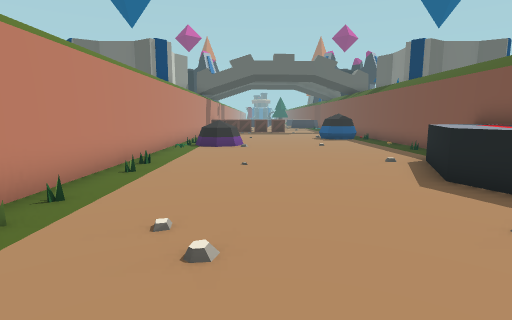
[1] (above)

18 first-person views from a walk through a scene from a Unity 3-D project. The camera is 1.2 m above the floor, tilts 8° down and sees 80° across. The floor is counted in squares, 1 m on a side. Each view is taken from the middle of a square. On the plan, view 1 faces up. The plan holds only what a view shows up to about 13 squares ahead; the rest is blank. The place goes on beyond the plan. The player is left out. Some surface patterns are stand-ins.

[2]
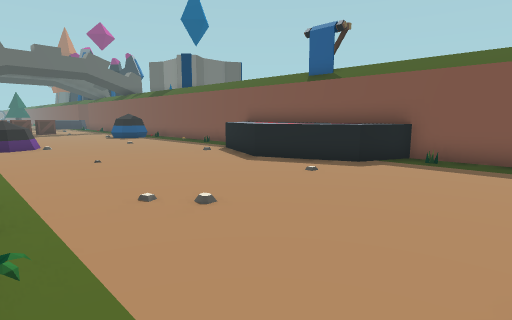

[3]
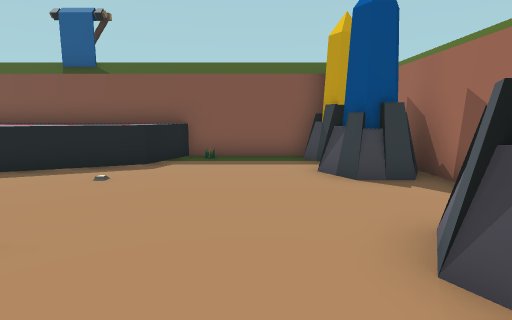

[4]
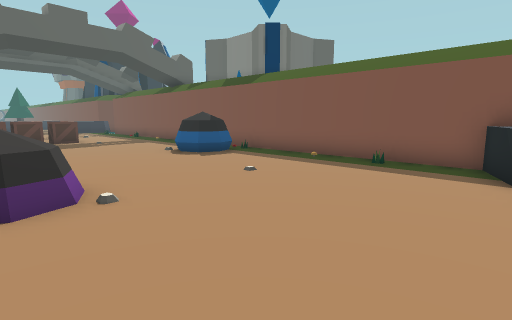

[5]
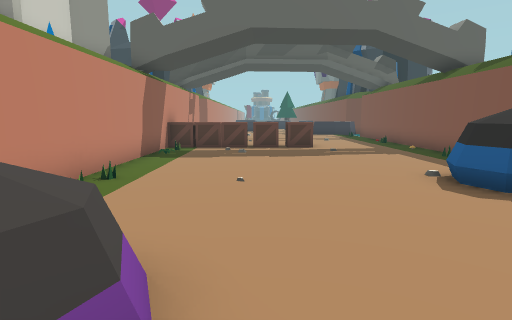

[6]
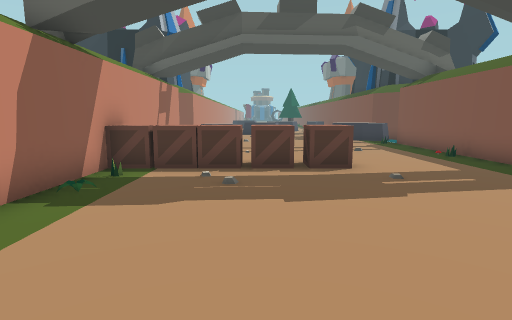

[7]
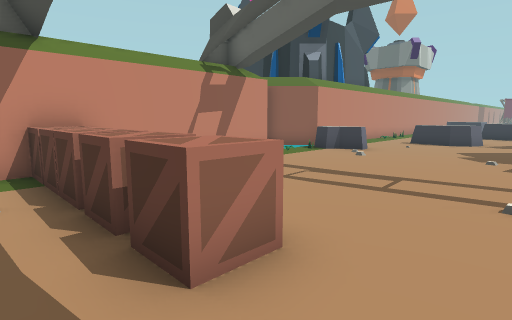

[8]
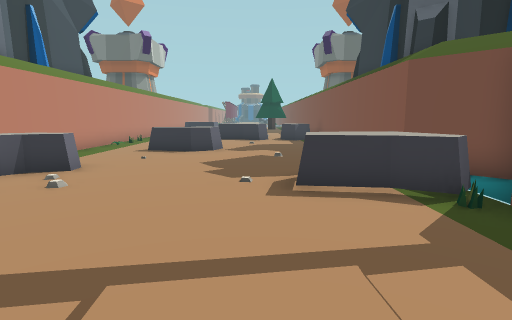

[9]
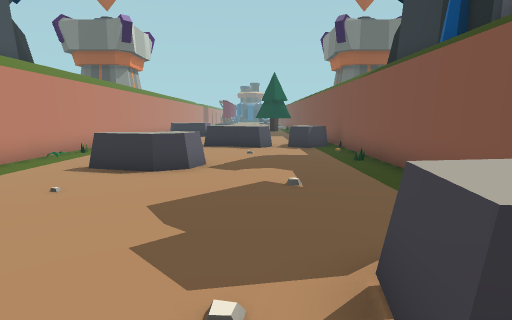

[10]
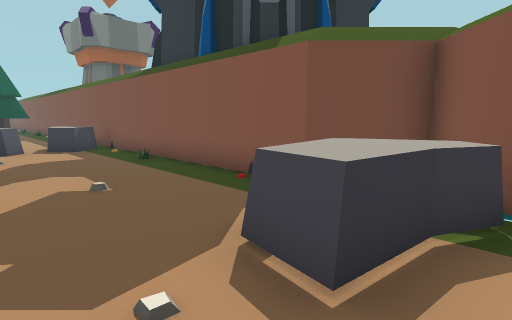

[11]
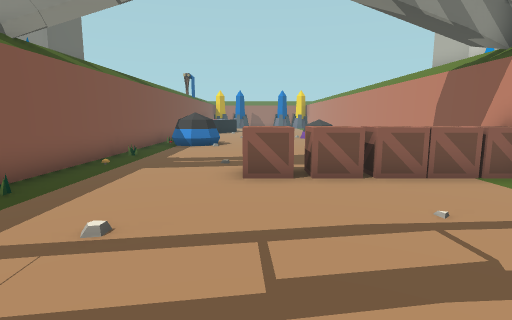

[12]
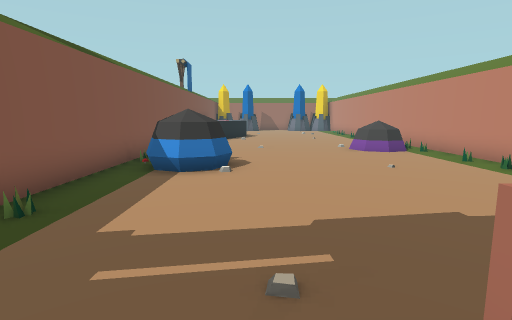

[13]
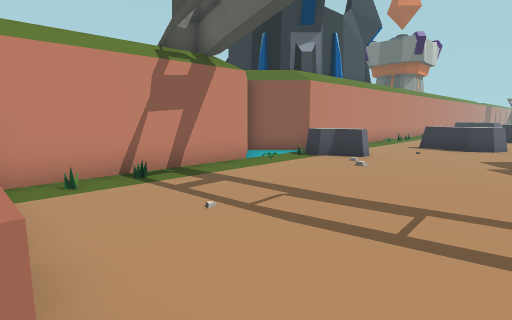

[14]
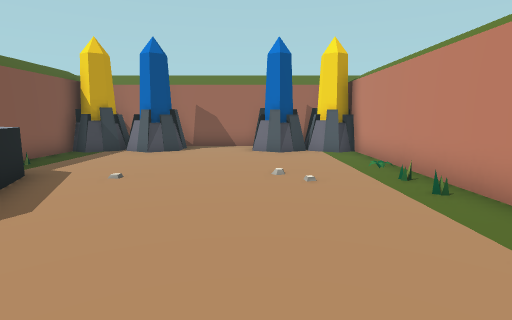

[15]
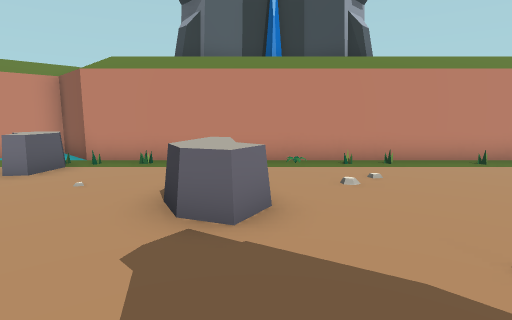

[16]
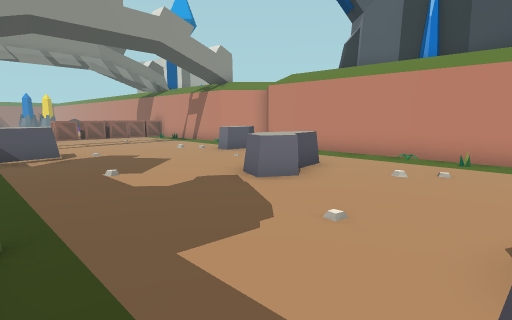

[17]
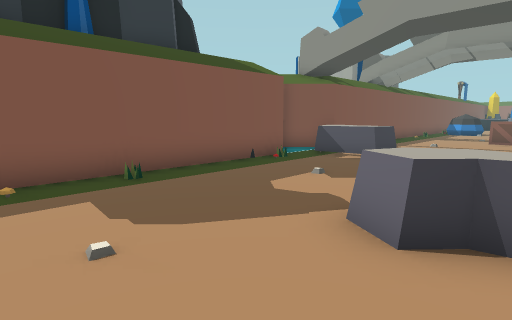

[18]
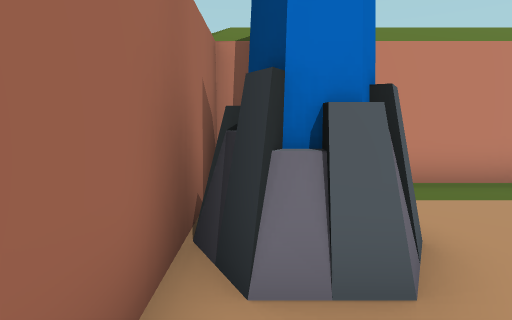

### Floor plan
Key: @ floor where view 1 was taken; # wall or solid block; . floor; / step, stairs or slope; = window, fence, low wall or low ledge; ^ raised ledge; C crystal; B box; R rock; T tower; O other object.
Columns run from 5 left of view 1 to 9 right of it. Each row starts with its distance up from view 1.
 44  #....RRR.RR#
 43  #......R.R.T
 42  #=.........#T
 41  #=.........#TT
 40  #/.........#TT
 39  #....R.....#TT
 38  #..RRR.....#TT
 37  #..........#TT
 36  #=.........TT
 35  #=.........#
 34 ##RR........##
 33 #.R......RRR#
 32 #........RRR#
 31 ##.........R#
 30  #..........#
 29  #..........#
 28  ##...... ..#
 27  #......... #
 26  ##........##
 25  #BBBBBB....#
 24  #BBBB.B....#
 23  ##.........#
 22  #..........#
 21  #..........#
 20  #..........#
 19  #..........#
 18  #=......OO.#
 17  #=......OOO#
 16  #..........#
 15  #..........#
 14  #=OO.......#
 13  #=OO.......#
 12  #..........#
 11  #..........#
 10  #..........#
  9  #.........^#
  8  #=.......^^#
  7  #=......^^^#
  6  #.......^^^^
  5  #.......^^^#
  4  #=......^^^#
  3  #=.......^^#
  2  #.........^#
  1  #..........#
  0  #...@......#
 -1  #..........#
 -2  #CCCC..CCCC#
 -3  #CCCC..CCCC
 -4  ###########

Where each view was taken, in squares from view 1:
view 1: 0 up, 0 right, facing up
view 2: 1 down, 3 left, facing up-right
view 3: 0 up, 3 left, facing right
view 4: 8 up, 2 left, facing up-right
view 5: 12 up, 0 right, facing up
view 6: 17 up, 0 right, facing up
view 7: 23 up, 4 right, facing up-left
view 8: 27 up, 3 right, facing up
view 9: 31 up, 3 right, facing up
view 10: 31 up, 2 right, facing up-right
view 11: 31 up, 2 right, facing down
view 12: 25 up, 3 right, facing down
view 13: 25 up, 3 right, facing up-left
view 14: 9 up, 0 right, facing down
view 15: 39 up, 5 right, facing left
view 16: 43 up, 6 right, facing down-left
view 17: 42 up, 0 right, facing down-right
view 18: 3 down, 2 right, facing left
